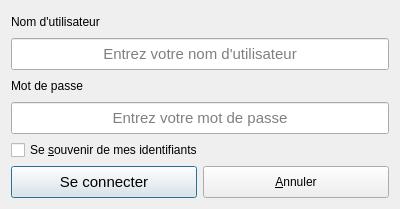
<?xml version="1.0" encoding="UTF-8"?>
<ui version="4.0">
 <class>LoginDialog</class>
 <widget class="QDialog" name="LoginDialog">
  <property name="windowModality">
   <enum>Qt::ApplicationModal</enum>
  </property>
  <property name="geometry">
   <rect>
    <x>0</x>
    <y>0</y>
    <width>400</width>
    <height>209</height>
   </rect>
  </property>
  <property name="windowTitle">
   <string>Connexion à Mobii</string>
  </property>
  <layout class="QVBoxLayout" name="verticalLayout">
   <item>
    <widget class="QLabel" name="label">
     <property name="text">
      <string>Nom d'utilisateur</string>
     </property>
    </widget>
   </item>
   <item>
    <widget class="QLineEdit" name="UsernameField">
     <property name="minimumSize">
      <size>
       <width>0</width>
       <height>32</height>
      </size>
     </property>
     <property name="font">
      <font>
       <family>Segoe UI</family>
       <pointsize>11</pointsize>
      </font>
     </property>
     <property name="text">
      <string/>
     </property>
     <property name="alignment">
      <set>Qt::AlignCenter</set>
     </property>
     <property name="placeholderText">
      <string>Entrez votre nom d'utilisateur</string>
     </property>
    </widget>
   </item>
   <item>
    <widget class="QLabel" name="label_2">
     <property name="text">
      <string>Mot de passe</string>
     </property>
    </widget>
   </item>
   <item>
    <widget class="QLineEdit" name="PasswordField">
     <property name="minimumSize">
      <size>
       <width>0</width>
       <height>32</height>
      </size>
     </property>
     <property name="font">
      <font>
       <family>Segoe UI</family>
       <pointsize>11</pointsize>
      </font>
     </property>
     <property name="inputMask">
      <string/>
     </property>
     <property name="text">
      <string/>
     </property>
     <property name="echoMode">
      <enum>QLineEdit::Password</enum>
     </property>
     <property name="alignment">
      <set>Qt::AlignCenter</set>
     </property>
     <property name="placeholderText">
      <string>Entrez votre mot de passe</string>
     </property>
    </widget>
   </item>
   <item>
    <widget class="QCheckBox" name="RememberCredentialsCheckbox">
     <property name="text">
      <string>Se &amp;souvenir de mes identifiants</string>
     </property>
    </widget>
   </item>
   <item>
    <widget class="QWidget" name="widget" native="true">
     <property name="minimumSize">
      <size>
       <width>0</width>
       <height>32</height>
      </size>
     </property>
     <property name="maximumSize">
      <size>
       <width>16777215</width>
       <height>32</height>
      </size>
     </property>
     <layout class="QHBoxLayout" name="horizontalLayout">
      <property name="leftMargin">
       <number>0</number>
      </property>
      <property name="topMargin">
       <number>0</number>
      </property>
      <property name="rightMargin">
       <number>0</number>
      </property>
      <property name="bottomMargin">
       <number>0</number>
      </property>
      <item>
       <widget class="QPushButton" name="LoginBtn">
        <property name="minimumSize">
         <size>
          <width>0</width>
          <height>32</height>
         </size>
        </property>
        <property name="maximumSize">
         <size>
          <width>16777215</width>
          <height>32</height>
         </size>
        </property>
        <property name="font">
         <font>
          <family>Segoe UI</family>
          <pointsize>11</pointsize>
         </font>
        </property>
        <property name="text">
         <string>Se connecter</string>
        </property>
       </widget>
      </item>
      <item>
       <widget class="QPushButton" name="AbortBtn">
        <property name="minimumSize">
         <size>
          <width>0</width>
          <height>32</height>
         </size>
        </property>
        <property name="maximumSize">
         <size>
          <width>16777215</width>
          <height>32</height>
         </size>
        </property>
        <property name="text">
         <string>&amp;Annuler</string>
        </property>
       </widget>
      </item>
     </layout>
    </widget>
   </item>
  </layout>
 </widget>
 <resources/>
 <connections/>
</ui>
